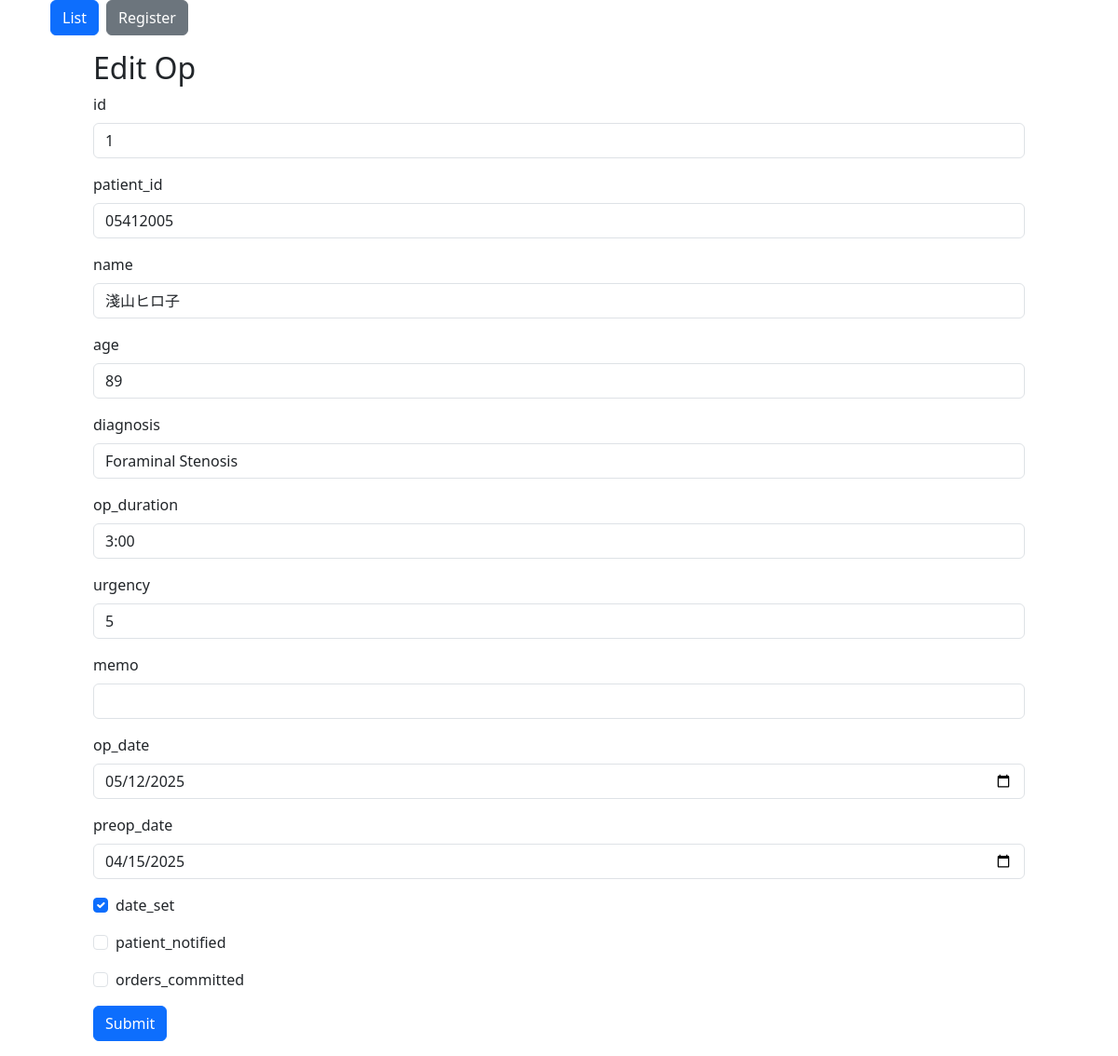
Screenshot of /edit/1 with the database file from the repository.
### models.py (models this page shows, shortened)
class Op(Base):
    __tablename__ = "op"
    id: Mapped[int] = mapped_column(primary_key=True)
    patient_id: Mapped[String] = mapped_column(String[8])
    name: Mapped[String] = mapped_column(String)
    age: Mapped[Integer] = mapped_column(Integer, nullable=True)
    phone: Mapped[String] = mapped_column(String, nullable=True)
    email: Mapped[String] = mapped_column(String, nullable=True)
    diagnosis: Mapped[String] = mapped_column(String)
    op_duration: Mapped[String] = mapped_column(String)
    urgency: Mapped[Integer] = mapped_column(Integer)
    memo: Mapped[String] = mapped_column(String, nullable=True)
    op_date: Mapped[Date] = mapped_column(Date, nullable=True)
    preop_date: Mapped[Date] = mapped_column(Date, nullable=True)
    date_set: Mapped[Boolean] = mapped_column(Boolean, default=False)
    patient_notified: Mapped[Boolean] = mapped_column(Boolean, default=False)
    orders_committed: Mapped[Boolean] = mapped_column(Boolean, default=False)
    created_at: Mapped[DateTime] = mapped_column(DateTime, default=func.now())

### app.py (the view, shortened to what this page needs)
@app.route('/edit/<int:op_id>', methods=['GET', 'POST'])
def edit_op(op_id):
    op = db_session.query(Op).filter_by(id=op_id).first()
    form = EditOpForm(obj=op)
    return render_template('edit_op.html', form=form)

### forms.py
class EditOpForm(FlaskForm):
    id = StringField('id')
    patient_id = StringField('patient_id', validators=[InputRequired(), Length(min=8, max=8)])
    name = StringField('name', validators=[InputRequired()])
    age = IntegerField('age', validators=[Optional()])
    diagnosis = StringField('diagnosis', validators=[InputRequired()])
    op_duration = StringField('op_duration')
    urgency = IntegerField('urgency')
    memo = StringField('memo')
    op_date = DateField('op_date', validators=[Optional()])
    preop_date = DateField('preop_date',validators=[Optional()])
    date_set = BooleanField('date_set')
    patient_notified = BooleanField('patient_notified')
    orders_committed = BooleanField('orders_committed')
    submit = SubmitField('Submit')

### templates/edit_op.html (shortened to what this page needs)
{% extends "base.html" %}
{% import "bootstrap5/form.html" as wtf %}
{% block content %}
<div style="width: 1000px" class="mx-auto">
    <h2>Edit Op</h2>
    {{ wtf.render_form(form ) }}
</div>
{% endblock %}

### rows the page displays
Op: id "1", patient_id "05412005", name "淺山ヒロ子", age "89", diagnosis "Foraminal Stenosis", op_duration "3:00", urgency "5", op_date "05/12/2025", preop_date "04/15/2025", date_set "☑"
